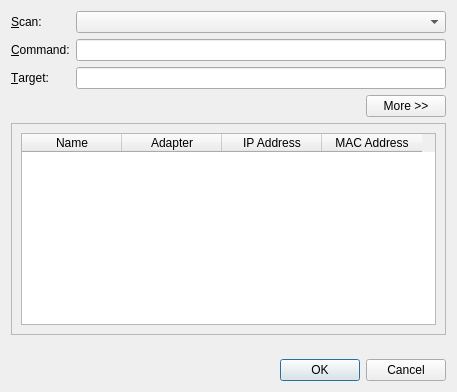
<?xml version="1.0" encoding="UTF-8"?>
<ui version="4.0">
 <class>scanOptions</class>
 <widget class="QDialog" name="scanOptions">
  <property name="geometry">
   <rect>
    <x>0</x>
    <y>0</y>
    <width>510</width>
    <height>297</height>
   </rect>
  </property>
  <property name="windowTitle">
   <string>Scan Options</string>
  </property>
  <layout class="QGridLayout" name="gridLayout_3">
   <property name="sizeConstraint">
    <enum>QLayout::SetFixedSize</enum>
   </property>
   <item row="0" column="0" colspan="3">
    <layout class="QHBoxLayout" name="horizontalLayout">
     <item>
      <layout class="QVBoxLayout" name="verticalLayout_2">
       <item>
        <widget class="QLabel" name="label_3">
         <property name="text">
          <string>&amp;Scan:</string>
         </property>
         <property name="buddy">
          <cstring>comboBox</cstring>
         </property>
        </widget>
       </item>
       <item>
        <widget class="QLabel" name="label_2">
         <property name="text">
          <string>&amp;Command:</string>
         </property>
         <property name="buddy">
          <cstring>commandEdit</cstring>
         </property>
        </widget>
       </item>
       <item>
        <widget class="QLabel" name="label">
         <property name="text">
          <string>&amp;Target:</string>
         </property>
         <property name="buddy">
          <cstring>targetEdit</cstring>
         </property>
        </widget>
       </item>
      </layout>
     </item>
     <item>
      <layout class="QVBoxLayout" name="verticalLayout">
       <item>
        <widget class="QComboBox" name="comboBox"/>
       </item>
       <item>
        <widget class="QLineEdit" name="commandEdit"/>
       </item>
       <item>
        <widget class="QLineEdit" name="targetEdit"/>
       </item>
      </layout>
     </item>
    </layout>
   </item>
   <item row="1" column="0" colspan="2">
    <spacer name="horizontalSpacer">
     <property name="orientation">
      <enum>Qt::Horizontal</enum>
     </property>
     <property name="sizeHint" stdset="0">
      <size>
       <width>349</width>
       <height>20</height>
      </size>
     </property>
    </spacer>
   </item>
   <item row="1" column="2">
    <widget class="QPushButton" name="moreButton">
     <property name="text">
      <string>More &gt;&gt;</string>
     </property>
     <property name="checkable">
      <bool>true</bool>
     </property>
    </widget>
   </item>
   <item row="2" column="0" colspan="3">
    <widget class="QFrame" name="moreFrame">
     <property name="frameShape">
      <enum>QFrame::StyledPanel</enum>
     </property>
     <property name="frameShadow">
      <enum>QFrame::Sunken</enum>
     </property>
     <layout class="QGridLayout" name="gridLayout">
      <property name="sizeConstraint">
       <enum>QLayout::SetDefaultConstraint</enum>
      </property>
      <item row="0" column="0">
       <widget class="QTableWidget" name="tableWidget">
        <property name="editTriggers">
         <set>QAbstractItemView::NoEditTriggers</set>
        </property>
        <property name="alternatingRowColors">
         <bool>true</bool>
        </property>
        <property name="selectionBehavior">
         <enum>QAbstractItemView::SelectRows</enum>
        </property>
        <property name="gridStyle">
         <enum>Qt::NoPen</enum>
        </property>
        <attribute name="horizontalHeaderVisible">
         <bool>true</bool>
        </attribute>
        <attribute name="horizontalHeaderHighlightSections">
         <bool>true</bool>
        </attribute>
        <attribute name="verticalHeaderVisible">
         <bool>false</bool>
        </attribute>
        <row>
         <property name="text">
          <string/>
         </property>
        </row>
        <column>
         <property name="text">
          <string>Name</string>
         </property>
        </column>
        <column>
         <property name="text">
          <string>Adapter</string>
         </property>
        </column>
        <column>
         <property name="text">
          <string>IP Address</string>
         </property>
        </column>
        <column>
         <property name="text">
          <string>MAC Address</string>
         </property>
        </column>
       </widget>
      </item>
     </layout>
    </widget>
   </item>
   <item row="3" column="0">
    <spacer name="verticalSpacer">
     <property name="orientation">
      <enum>Qt::Vertical</enum>
     </property>
     <property name="sizeHint" stdset="0">
      <size>
       <width>20</width>
       <height>18</height>
      </size>
     </property>
    </spacer>
   </item>
   <item row="4" column="1" colspan="2">
    <widget class="QDialogButtonBox" name="buttonBox">
     <property name="orientation">
      <enum>Qt::Horizontal</enum>
     </property>
     <property name="standardButtons">
      <set>QDialogButtonBox::Cancel|QDialogButtonBox::Ok</set>
     </property>
    </widget>
   </item>
  </layout>
 </widget>
 <tabstops>
  <tabstop>comboBox</tabstop>
  <tabstop>commandEdit</tabstop>
  <tabstop>targetEdit</tabstop>
  <tabstop>buttonBox</tabstop>
 </tabstops>
 <resources/>
 <connections>
  <connection>
   <sender>buttonBox</sender>
   <signal>accepted()</signal>
   <receiver>scanOptions</receiver>
   <slot>accept()</slot>
   <hints>
    <hint type="sourcelabel">
     <x>358</x>
     <y>314</y>
    </hint>
    <hint type="destinationlabel">
     <x>157</x>
     <y>177</y>
    </hint>
   </hints>
  </connection>
  <connection>
   <sender>buttonBox</sender>
   <signal>rejected()</signal>
   <receiver>scanOptions</receiver>
   <slot>reject()</slot>
   <hints>
    <hint type="sourcelabel">
     <x>426</x>
     <y>320</y>
    </hint>
    <hint type="destinationlabel">
     <x>286</x>
     <y>177</y>
    </hint>
   </hints>
  </connection>
  <connection>
   <sender>moreButton</sender>
   <signal>toggled(bool)</signal>
   <receiver>moreFrame</receiver>
   <slot>setVisible(bool)</slot>
   <hints>
    <hint type="sourcelabel">
     <x>448</x>
     <y>132</y>
    </hint>
    <hint type="destinationlabel">
     <x>397</x>
     <y>153</y>
    </hint>
   </hints>
  </connection>
 </connections>
</ui>
